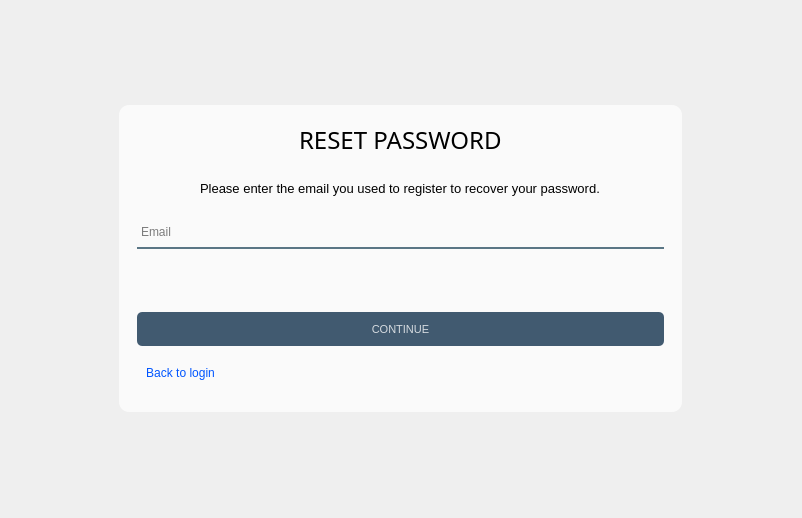
<?xml version="1.0" encoding="UTF-8"?>
<ui version="4.0">
 <class>Form</class>
 <widget class="QWidget" name="Form">
  <property name="geometry">
   <rect>
    <x>0</x>
    <y>0</y>
    <width>802</width>
    <height>518</height>
   </rect>
  </property>
  <property name="windowTitle">
   <string>Form</string>
  </property>
  <layout class="QHBoxLayout" name="horizontalLayout_4">
   <item>
    <widget class="QFrame" name="frame">
     <property name="maximumSize">
      <size>
       <width>563</width>
       <height>307</height>
      </size>
     </property>
     <property name="styleSheet">
      <string notr="true">background-color: rgb(250, 250, 250);
border-radius:10px;</string>
     </property>
     <property name="frameShape">
      <enum>QFrame::StyledPanel</enum>
     </property>
     <property name="frameShadow">
      <enum>QFrame::Raised</enum>
     </property>
     <layout class="QVBoxLayout" name="verticalLayout_2">
      <property name="spacing">
       <number>0</number>
      </property>
      <item>
       <widget class="QFrame" name="frame_2">
        <property name="maximumSize">
         <size>
          <width>16777215</width>
          <height>51</height>
         </size>
        </property>
        <property name="frameShape">
         <enum>QFrame::StyledPanel</enum>
        </property>
        <property name="frameShadow">
         <enum>QFrame::Raised</enum>
        </property>
        <layout class="QHBoxLayout" name="horizontalLayout">
         <item alignment="Qt::AlignHCenter">
          <widget class="QLabel" name="label">
           <property name="font">
            <font>
             <family>Montserrat Medium</family>
             <pointsize>18</pointsize>
            </font>
           </property>
           <property name="text">
            <string>RESET PASSWORD</string>
           </property>
          </widget>
         </item>
        </layout>
       </widget>
      </item>
      <item>
       <widget class="QFrame" name="frame_3">
        <property name="maximumSize">
         <size>
          <width>16777215</width>
          <height>46</height>
         </size>
        </property>
        <property name="frameShape">
         <enum>QFrame::StyledPanel</enum>
        </property>
        <property name="frameShadow">
         <enum>QFrame::Raised</enum>
        </property>
        <layout class="QHBoxLayout" name="horizontalLayout_3">
         <item alignment="Qt::AlignHCenter">
          <widget class="QLabel" name="label_2">
           <property name="font">
            <font>
             <pointsize>10</pointsize>
            </font>
           </property>
           <property name="text">
            <string>Please enter the email you used to register to recover your password.</string>
           </property>
          </widget>
         </item>
        </layout>
       </widget>
      </item>
      <item>
       <widget class="QFrame" name="frame_4">
        <property name="maximumSize">
         <size>
          <width>16777215</width>
          <height>92</height>
         </size>
        </property>
        <property name="frameShape">
         <enum>QFrame::StyledPanel</enum>
        </property>
        <property name="frameShadow">
         <enum>QFrame::Raised</enum>
        </property>
        <layout class="QVBoxLayout" name="verticalLayout_4">
         <item>
          <widget class="QLineEdit" name="Email">
           <property name="minimumSize">
            <size>
             <width>0</width>
             <height>0</height>
            </size>
           </property>
           <property name="font">
            <font>
             <pointsize>9</pointsize>
            </font>
           </property>
           <property name="styleSheet">
            <string notr="true">background-color: rgba(0, 0, 0, 0);
border: 2px solid rgba(0, 0, 0, 0);
border-bottom-color: rgba(46, 82, 101, 200);
color: rgb(0, 0, 0);
padding-bottom: 7px;
border-radius:0px;</string>
           </property>
           <property name="echoMode">
            <enum>QLineEdit::Normal</enum>
           </property>
           <property name="placeholderText">
            <string>Email</string>
           </property>
          </widget>
         </item>
         <item>
          <widget class="QFrame" name="frame_check">
           <property name="maximumSize">
            <size>
             <width>16777215</width>
             <height>34</height>
            </size>
           </property>
           <property name="styleSheet">
            <string notr="true">color: rgb(255, 0, 0);</string>
           </property>
           <property name="frameShape">
            <enum>QFrame::StyledPanel</enum>
           </property>
           <property name="frameShadow">
            <enum>QFrame::Raised</enum>
           </property>
           <layout class="QVBoxLayout" name="verticalLayout_5">
            <property name="spacing">
             <number>0</number>
            </property>
            <property name="leftMargin">
             <number>0</number>
            </property>
            <item>
             <widget class="QLabel" name="check_email">
              <property name="maximumSize">
               <size>
                <width>16777215</width>
                <height>30</height>
               </size>
              </property>
              <property name="font">
               <font>
                <pointsize>10</pointsize>
               </font>
              </property>
              <property name="text">
               <string/>
              </property>
             </widget>
            </item>
           </layout>
          </widget>
         </item>
        </layout>
       </widget>
      </item>
      <item>
       <widget class="QFrame" name="frame_5">
        <property name="frameShape">
         <enum>QFrame::StyledPanel</enum>
        </property>
        <property name="frameShadow">
         <enum>QFrame::Raised</enum>
        </property>
        <layout class="QVBoxLayout" name="verticalLayout_3">
         <item>
          <widget class="QPushButton" name="continueBtn">
           <property name="minimumSize">
            <size>
             <width>0</width>
             <height>34</height>
            </size>
           </property>
           <property name="font">
            <font>
             <pointsize>8</pointsize>
             <weight>50</weight>
             <bold>false</bold>
            </font>
           </property>
           <property name="cursor">
            <cursorShape>PointingHandCursor</cursorShape>
           </property>
           <property name="styleSheet">
            <string notr="true">#continueBtn {
	background-color: rgba(65, 90, 112, 255);
	color: rgba(255, 255, 255, 200);
	border-radius: 5px;
}

#continueBtn:pressed {
	padding-left: 5px;
	padding-top: 5px;
	background-color: rgba(255, 107, 107, 255);
}

#continueBtn:hover {
	background-color: rgba(255, 107, 107, 255);
}</string>
           </property>
           <property name="text">
            <string>CONTINUE</string>
           </property>
          </widget>
         </item>
         <item>
          <widget class="QFrame" name="frame_6">
           <property name="frameShape">
            <enum>QFrame::StyledPanel</enum>
           </property>
           <property name="frameShadow">
            <enum>QFrame::Raised</enum>
           </property>
           <layout class="QHBoxLayout" name="horizontalLayout_2">
            <item alignment="Qt::AlignLeft">
             <widget class="QPushButton" name="back_login">
              <property name="minimumSize">
               <size>
                <width>0</width>
                <height>0</height>
               </size>
              </property>
              <property name="font">
               <font>
                <pointsize>9</pointsize>
               </font>
              </property>
              <property name="cursor">
               <cursorShape>PointingHandCursor</cursorShape>
              </property>
              <property name="styleSheet">
               <string notr="true">background: transparent;
color:rgb(0, 85, 255);
</string>
              </property>
              <property name="text">
               <string>Back to login</string>
              </property>
             </widget>
            </item>
           </layout>
          </widget>
         </item>
        </layout>
       </widget>
      </item>
     </layout>
    </widget>
   </item>
  </layout>
 </widget>
 <resources/>
 <connections/>
</ui>
